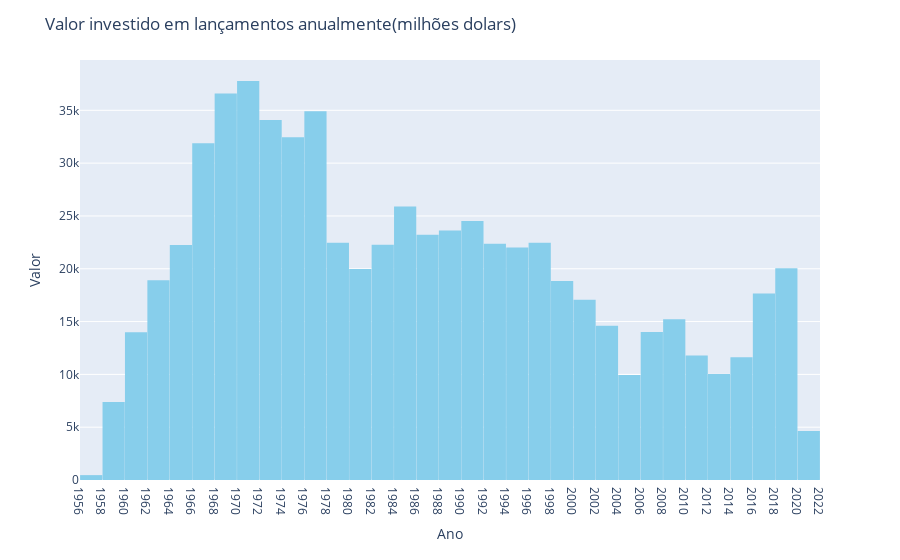

The code cell stored with this chart in its notebook:
### Code cell
plt.figure(figsize=(14,8))
hist = px.histogram(data_frame=df_data, x="Date",y="Price",color_discrete_sequence=['skyblue'])

hist.update_layout(title = "Valor investido em lançamentos anualmente(milhões dolars)", xaxis_title = "Ano", yaxis_title="Valor",bargap=0.01)
hist.update_xaxes(minor_tickmode="auto", nticks=40)
hist.show()

### Figure 1 — Plotly figure (JSON) as saved in the notebook; plotly's stock layout.template omitted (floating-point values rounded to 4 significant figures; data arrays with more than 128 entries replaced by an {"elided": "..."} marker saying what was removed)
{"data": [{"alignmentgroup": "True", "bingroup": "x", "histfunc": "sum", "hovertemplate": "Date=%{x}<br>sum of Price=%{y}<extra></extra>", "legendgroup": "", "marker": {"color": "skyblue", "pattern": {"shape": ""}}, "name": "", "offsetgroup": "", "orientation": "v", "showlegend": false, "type": "histogram", "x": {"elided": "4324 str values"}, "xaxis": "x", "y": {"elided": "4324 float values"}, "yaxis": "y"}], "layout": {"autosize": true, "bargap": 0.01, "barmode": "relative", "legend": {"tracegroupgap": 0}, "margin": {"t": 60}, "title": {"text": "Valor investido em lançamentos anualmente(milhões dolars)"}, "xaxis": {"anchor": "y", "autorange": false, "domain": [0, 1], "minor": {"tickmode": "auto"}, "nticks": 40, "range": ["1956-01-01 06:00", "2021-12-31 18:00"], "title": {"text": "Ano"}, "type": "date"}, "yaxis": {"anchor": "x", "autorange": true, "domain": [0, 1], "range": [0, 39760.0], "title": {"text": "Valor"}, "type": "linear"}}}
